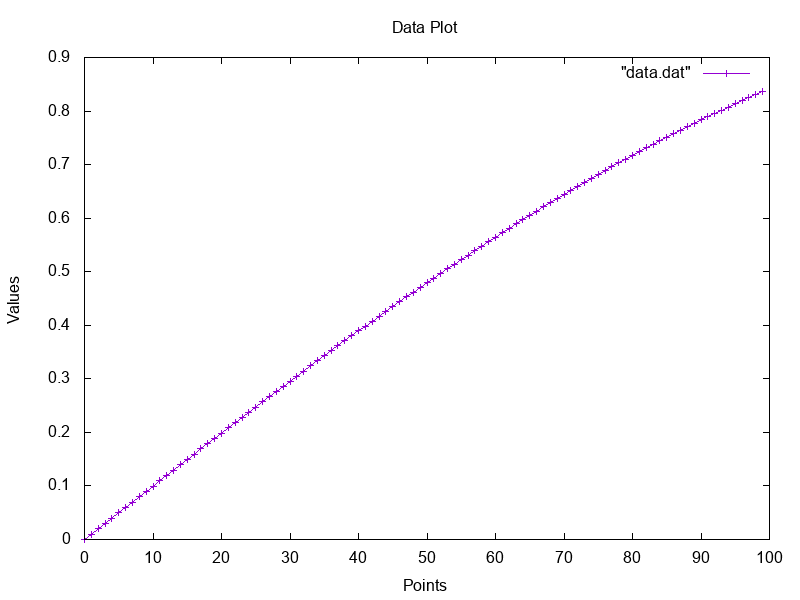

Source code (gnuplot):
set terminal png size 800,600
set output "dataPlot.png"
set title "Data Plot"
set xlabel "Points"
set ylabel "Values"
plot "data.dat" with linespoints